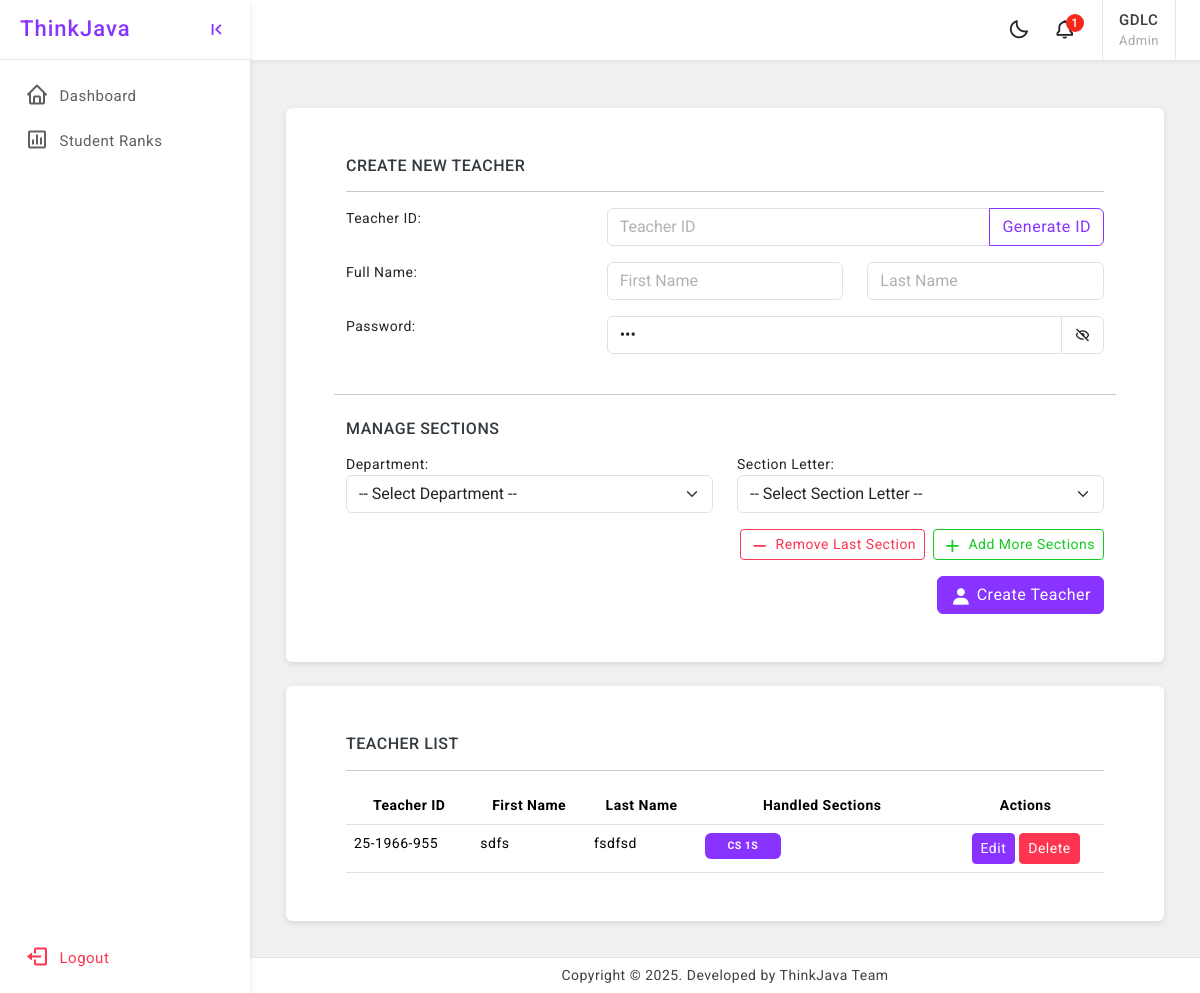
Page /create-teacher/ (signed in) on the earlier database version.
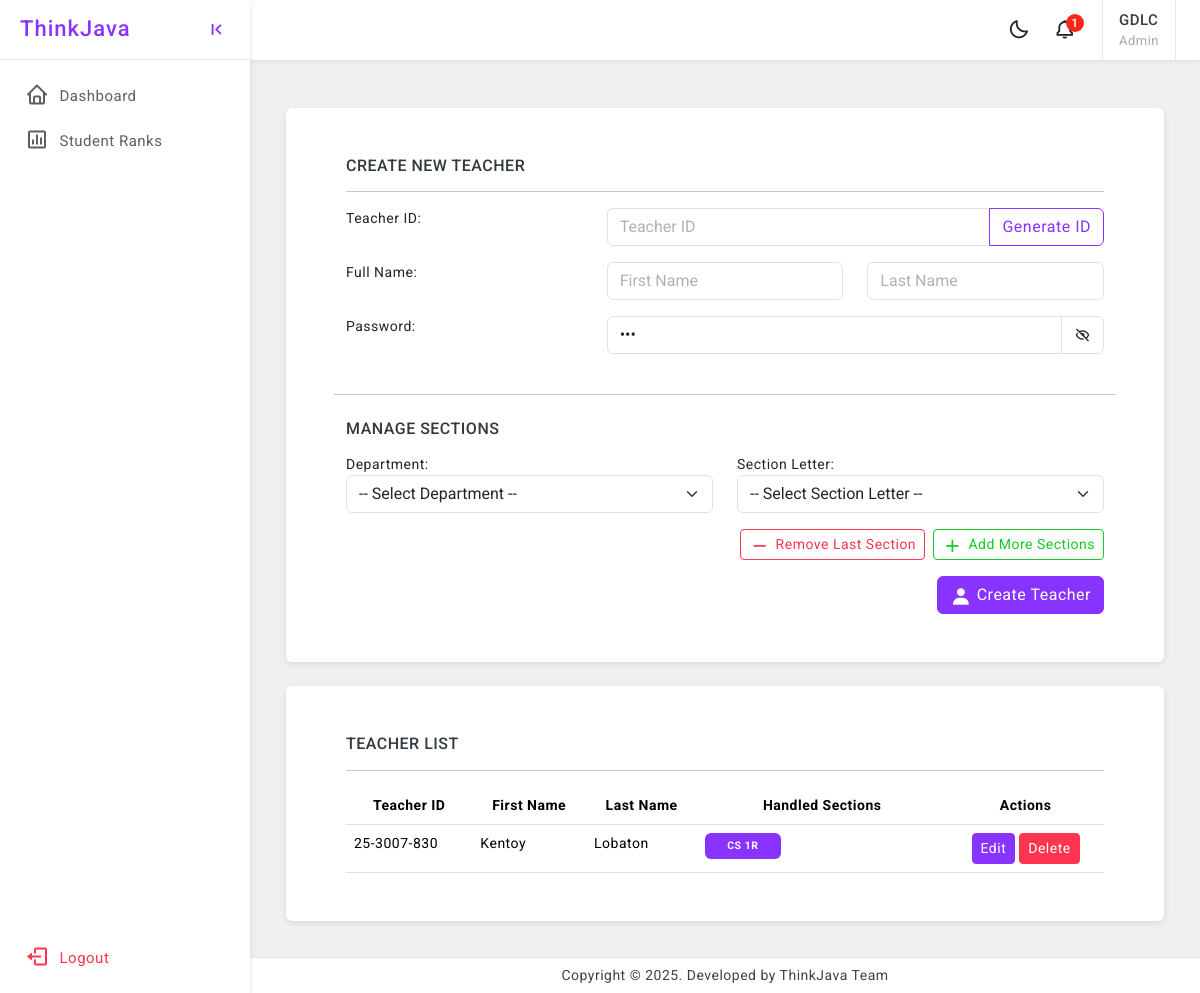
Same page on the later database version.
### StudentManagementSystem/models/teachers.py (models this page shows, shortened)
class Teacher(models.Model):
    teacher_id = models.CharField(max_length=50, unique=True)
    first_name = models.CharField(max_length=150)
    last_name = models.CharField(max_length=150)
    date_of_birth = models.DateField(null=True, blank=True)
    password = models.CharField(max_length=128)  # store hashed passwords ideally
    role = models.CharField(
        max_length=20,
        choices=Role.choices,
        default=Role.TEACHER  # Default to 'Teacher' role
    )

### StudentManagementSystem/views/admin/manage_teachers.py (the view, shortened to what this page needs)
def create_teacher(request):
    message_tag = 'create_message'
    admin_id = request.session.get('user_id')
    if not admin_id:
        return redirect('unified_login')
    context = get_teacher_context(admin_id)
    return render(request, 'admin/teacher_form.html', context)

### StudentManagementSystem/models/section.py (called while the page is built)
    def __str__(self):
        return f"{self.department.name} {self.year_level.year}{self.letter}"  # e.g., "CS 1A"

### StudentManagementSystem/views/admin/manage_teachers.py (called while the page is built)
def get_teacher_context(admin_id):
    admin = SimpleAdmin.objects.get(id=admin_id)
    departments = Department.objects.all()
    teachers = Teacher.objects.all()
    teachers_with_sections = []
    for teacher in teachers:
        handled_sections = teacher.handled_sections.all()
        section_names = [str(handled_section.section) for handled_section in handled_sections]
        teachers_with_sections.append({
            'teacher': teacher,
            'section_names': section_names
        })
    context = {
        'departments': departments,
        'username': admin.username,
        'role': Role.ADMIN,
        'teachers_with_sections': teachers_with_sections,
    }
    return context

### StudentManagementSystem/templates/admin/teacher_form.html (shortened to what the changed rows need)
{% extends 'base.html' %}
{% load static %}
{% block content %}
    <div class="page-wrapper">
    <div class="row p-5">
        {% include 'admin/teacher_list.html' %}
    </div>
{% endblock %}

### StudentManagementSystem/templates/admin/teacher_list.html (shortened to what this page needs)
<div class="card" id="teacher_table">
    <div class="card-body p-5">
        <h6 class="mb-0 text-uppercase">Teacher List</h6>
        <hr>
        <table class="table mb-0 table-hover">
            <thead>
            <tr class="text-center">
                <th scope="col">Teacher ID</th>
                <th scope="col">First Name</th>
                <th scope="col">Last Name</th>
                <th scope="col">Handled Sections</th>
                <th scope="col">Actions</th>
            </tr>
            </thead>
            <tbody>
            {% for item in teachers_with_sections %}
                <tr>
                    <td>{{ item.teacher.teacher_id }}</td>
                    <td>{{ item.teacher.first_name }}</td>
                    <td>{{ item.teacher.last_name }}</td>
                    <td style="width: 250px">
                        <div class="row row-cols-3 g-1">
                            {% for section_name in item.section_names %}
                                <div class="col">
                                    <span class="badge bg-primary px-3 py-2 text-center w-100">{{ section_name }}</span>
                                </div>
                            {% empty %}
                                <span class="text-muted">No section(s) assigned.</span>
                            {% endfor %}
                        </div>
                    </td>
                    <td class="text-center">
                        <button type="button" class="btn btn-primary btn-sm"
                                onclick="openEditModal({{ item.teacher.id }})">
                            Edit
                        </button>
                        <button type="button" class="btn btn-danger btn-sm"
                                onclick="deleteTeacher({{ item.teacher.id }})">
                            Delete
                        </button>
                    </td>
                </tr>
            {% empty %}
                <tr>
                    <td colspan="5" class="text-center font-22">No teachers found.</td>
                </tr>
            {% endfor %}
            </tbody>
        </table>
    </div>
</div>

Differences in the rows shown:
removed Teacher: teacher.teacher_id "25-1966-955", teacher.first_name "sdfs", teacher.last_name "fsdfsd", section_names "CS 1S"
added Teacher: teacher.teacher_id "25-3007-830", teacher.first_name "Kentoy", teacher.last_name "Lobaton", section_names "CS 1R"
